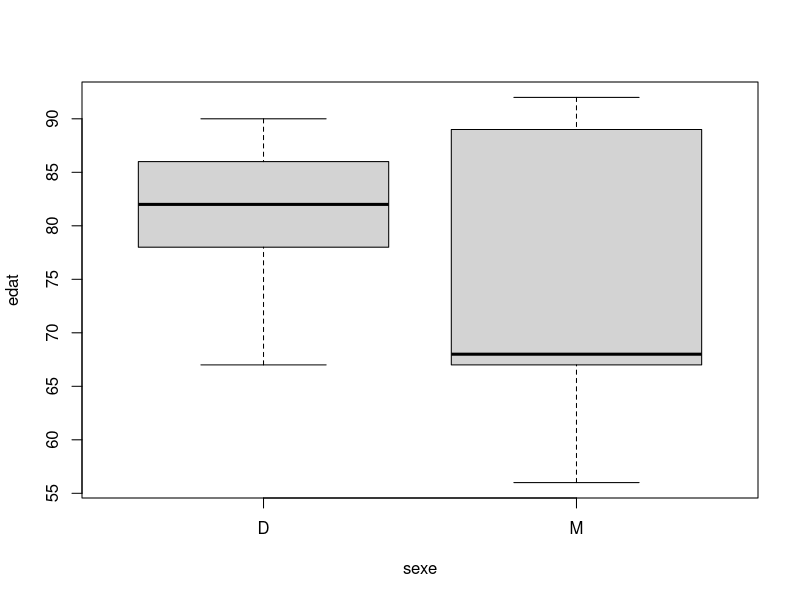
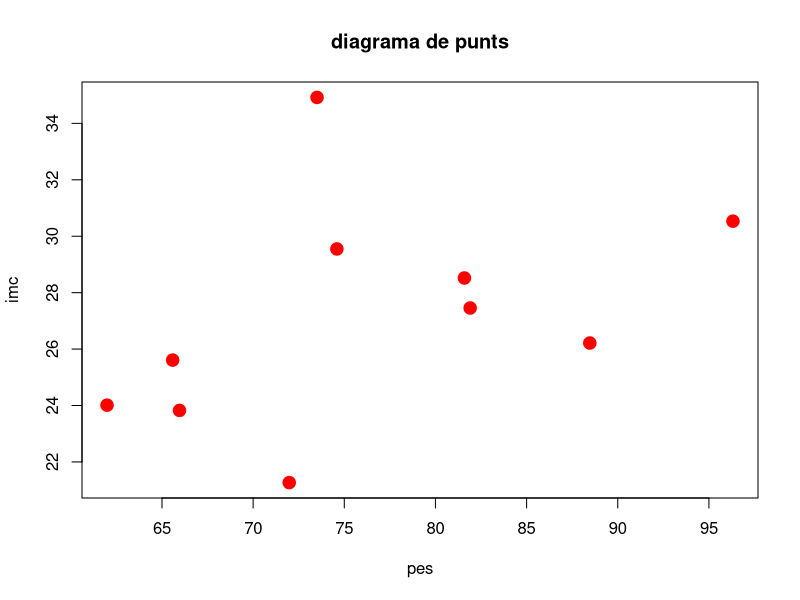
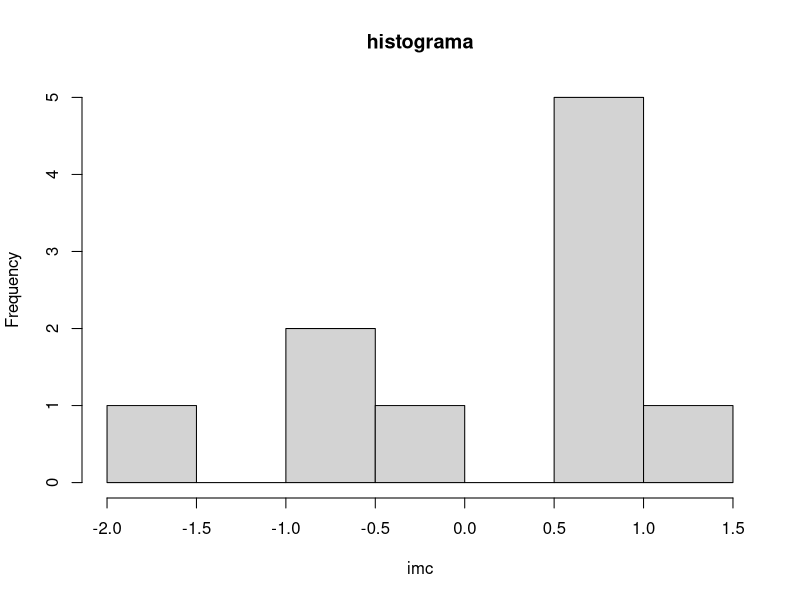

Reproduce these figures in R, in order.
## ---- chunk 1
4 + 5

sqrt(49)

log(2)
## ---- chunk 2
sqrt(49)
## ---- chunk 3
rnorm(3, mean = 0, sd = 1)
## ---- chunk 4
rnorm(3, 0, 1)
rnorm(n = 3, mean = 0, sd = 1)
## ---- chunk 5
w <- 3 + 4 # Creem l'objecte w
print(w)

## ---- chunk 6
x <- c(2, 4, 6) # Vector de 3 elements numèrics parells
x
y <- c("A", "B", "C") # Vector de 3 elements cadena
y
z <- c(TRUE, FALSE, TRUE) # Vector de 3 elements lògics
z
## ---- chunk 7
x <- 1:10 # Genera un vector d'1 a 10
x
x[4] # La posició 4 és

x[x > 7] # Elements més grans de 7

x + 2 # Sumar un nombre
## ---- chunk 8
library(tibble)

id <- 1:10

sexe <- rep(c("M", "D"), 5)

normal <- rnorm(10)

curacio <- rep(c(FALSE, TRUE), 5)

dades <- tibble(id, sexe, normal, curacio)

head(dades) # Mostrar primeres files/registres

## ---- chunk 9
library(dplyr)
## ---- chunk 10
# Seleccionem una cel·la concreta: fila 2
slice(dades, 2)

# Seleccionem una fila, per exemple de la 4 a la 10
slice(dades, 4:10)

# També ho podem fer pel nom de la variable
select(dades, normal)

# També ho podem fer amb el símbol del dòlar "$"
dades$normal
## ---- chunk 11
# Seleccionem un conjunt de columnes
select(dades, id, sexe, normal)

# O totes menys algunes
select(dades, -id, -normal)
## ---- chunk 12
# Creem un nou objecte amb la subselecció
dades2 <- select(dades, id, sexe, normal)

head(dades2)
## ---- chunk 13
# Subseleccionar amb una condició lògica
dones <- filter(dades, sexe == "D")
head(dones)

# Un altre exemple
grans <- filter(dades, normal > 1.96)
head(grans)
## ---- chunk 14
library(readr)  # read_csv(), read_delim(), …
library(readxl) # read_excel()
library(haven)  # read_spss(), read_dta(), read_sas()
## ---- chunk 15
# Llegim les dades d'exemple amb readr
dades <- read_csv("input/dades.csv", show_col_types = FALSE)
## ---- chunk 16
str(dades) # mostra estructura d'un objecte
## ---- chunk 17
glimpse(dades) # forma de tidyverse
## ---- chunk 18
head(dades) # mostra les primeres files

tail(dades) # mostra les últimes files
## ---- chunk 19
dades <- dades |> 
  mutate(
    alçada_metres = alçada / 100,
    imc    = pes / alçada_metres ^ 2   # índex de massa corporal
  )
## ---- chunk 20
head(dades)
## ---- chunk 21
dades <- dades |>
  mutate(
    imccat = case_when(
      imc < 18 ~ "baix pes",
      imc < 25 ~ "normal",
      imc < 30 ~ "sobrepes",
      TRUE ~ "obesitat"
    ) 
  )
## ---- chunk 22
library(forcats)

# Convertim imccat a factor i ordenem els nivells
dades <- dades |>
  mutate(
    imccat = fct_relevel(
      imccat, "baix pes", "normal", "sobrepes", "obesitat")
  )

# Comprovem els nivells
levels(dades$imccat)
## ---- chunk 23
# Exemple: convertim una columna character a numèrica
dades <- dades |> 
  mutate(alçada_num = as.numeric(alçada))
## ---- chunk 24
levels_ex <- factor(c("1", "10", "5"))
# Conversió incorrecta:
as.numeric(levels_ex)
# Conversió correcta:
as.numeric(as.character(levels_ex))
## ---- chunk 25
dades |> arrange(imc) |> head(3)

dades |> arrange(sexe, desc(imc)) |> head(3)
## ---- chunk 26
dades <- dades |> mutate(sexe = as.factor(sexe))

plot(edat ~ sexe, dades)
## ---- chunk 27
plot(imc ~ pes, dades, pch = 20, col = "red", cex = 2.5,
     main = "diagrama de punts", xlab = "pes", ylab = "imc")
## ---- chunk 28
hist(dades$normal, main = "histograma",xlab = "imc")
